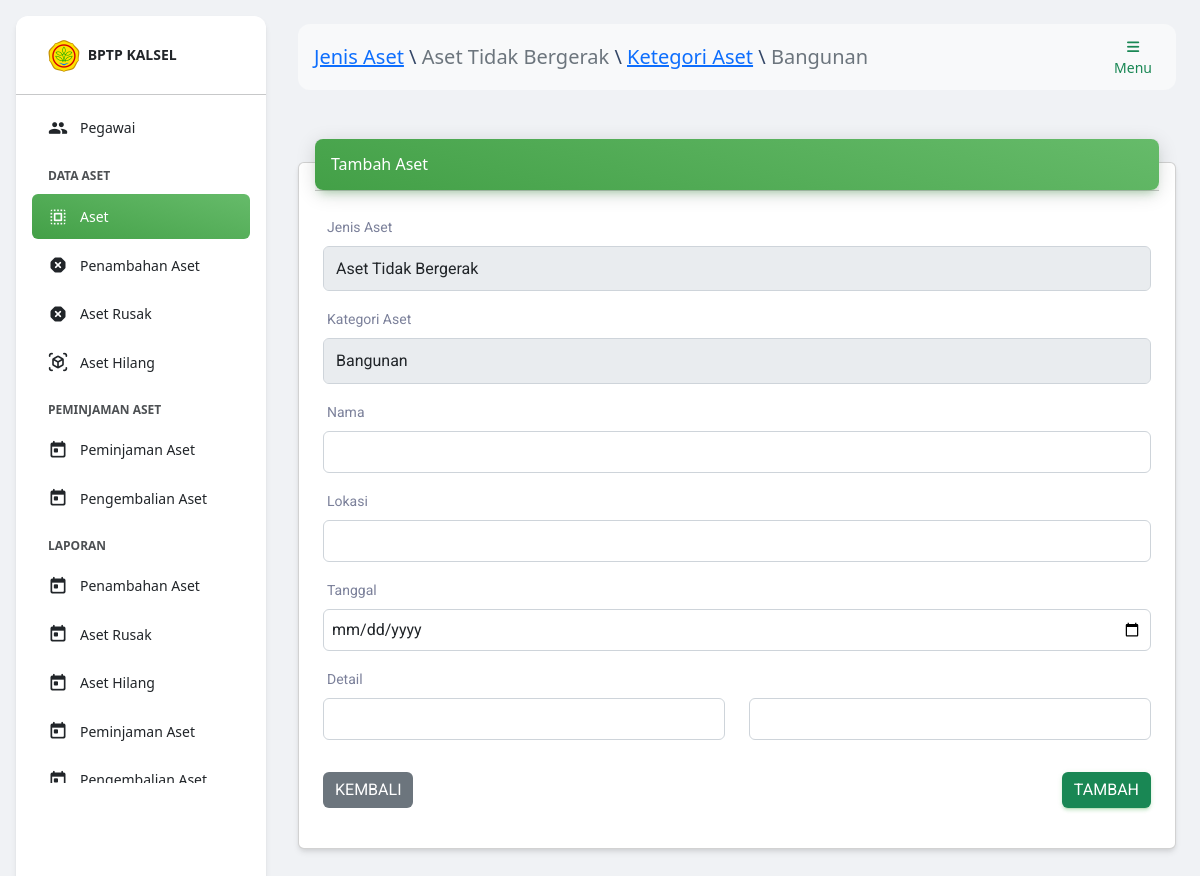
Page /index.php?h=tambah_aset&id_kategori_aset=2&id_jenis_aset=1 (signed in) on the committed database.
### tables this page shows
CREATE TABLE `jenis_aset`(
    id BIGINT UNSIGNED AUTO_INCREMENT,
    nama VARCHAR(255),
    PRIMARY KEY(id)
);

CREATE TABLE `kategori_aset`(
    id BIGINT UNSIGNED AUTO_INCREMENT,
    id_jenis_aset BIGINT UNSIGNED,
    nama VARCHAR(255),
    PRIMARY KEY(id),
    FOREIGN KEY (id_jenis_aset) REFERENCES jenis_aset (id) ON DELETE CASCADE
);

### index.php (the view, shortened to what this page needs)
<?php
include_once('database/koneksi.php');
?>
<!DOCTYPE html>
<html lang="en">
<head>
    <link href="./assets/css/nucleo-icons.css" rel="stylesheet" />
    <link href="./assets/css/nucleo-svg.css" rel="stylesheet" />
    <link id="pagestyle" href="./assets/css/material-dashboard.css?v=3.0.4" rel="stylesheet" />
    <link rel="stylesheet" href="https://cdnjs.cloudflare.com/ajax/libs/twitter-bootstrap/5.2.0/css/bootstrap.min.css">
    <link rel="stylesheet" href="https://cdn.datatables.net/1.12.1/css/dataTables.bootstrap5.min.css">
    <?php include_once('komponen/js.php'); ?>
</head>
<body class="g-sidenav-show bg-gray-200">
    <?php
    if ($_SESSION['user']['status'] == 1 || $_SESSION['user']['status'] == 2 || $_SESSION['user']['status'] == 4) {
        if (isset($_GET['h'])) {
            if (in_array($_GET['h'], ['aset', 'tambah_aset', 'edit_aset', 'detail_aset'])) {
                $jenis_aset = $mysqli->query("SELECT * FROM jenis_aset WHERE id=" . $_GET['id_jenis_aset'])->fetch_assoc();
                $kategori_aset = $mysqli->query("SELECT * FROM kategori_aset WHERE id=" . $_GET['id_kategori_aset'])->fetch_assoc();
                $navbar = "<a href='?h=jenis_aset'>Jenis Aset</a> \\ <span class='text-muted'>" . $jenis_aset['nama'] . "</span> \\ <a href='?h=kategori_aset&id_jenis_aset=" . $jenis_aset['id'] . "'>Ketegori Aset</a> \\ <span class='text-muted'>" . $kategori_aset['nama'] . "</span>";
            }
            if ($_GET['h'] === 'aset') $page = 'halaman/aset/index.php';
            elseif ($_GET['h'] === 'tambah_aset') $page = 'halaman/aset/tambah.php';
            elseif ($_GET['h'] === 'edit_aset') $page = 'halaman/aset/edit.php';
            elseif ($_GET['h'] === 'hapus_aset') $page = 'halaman/aset/hapus.php';
            elseif ($_GET['h'] === 'detail_aset') $page = 'halaman/aset/detail_aset.php';
        }
    }
    ?>
    <?php
    if ($_SESSION['user']['status'] == 1 || $_SESSION['user']['status'] == 2 || $_SESSION['user']['status'] == 4) include_once('komponen/sidebar.php'); ?>
    <main class="main-content position-relative max-height-vh-100 h-100 border-radius-lg ">
        <?php include_once('komponen/navbar.php'); ?>
        <div class="container-fluid py-4">
            <?php
            include_once($page);
            ?>
        </div>
    </main>
</body>
</html>

### halaman/aset/tambah.php (shortened to what this page needs)
<?php
$query = "
    SELECT
        ka.nama kategori_aset,
        ja.nama jenis_aset
    FROM
        kategori_aset ka
    INNER JOIN
        jenis_aset ja
    ON
        ja.id=ka.id_jenis_aset
    WHERE
        ka.id=" . $_GET['id_kategori_aset'] . "
";
$result = $mysqli->query($query)->fetch_assoc();
?>
<div class="container-fluid py-4">
    <div class="row">
        <div class="col-12">
            <div class="card my-4">
                <div class="card-header p-0 position-relative mt-n4 mx-3 z-index-2">
                    <div class="bg-gradient-success shadow-success border-radius-lg p-3 d-flex justify-content-between align-items-center">
                        <h6 class="text-white text-capitalize m-0">Tambah Aset</h6>
                    </div>
                </div>
                <div class="card-body">
                    <form action="" method="POST">
                        <div class="mb-3">
                            <label class="form-label">Jenis Aset</label>
                            <input type="text" class="form-control" disabled value="<?= $result['jenis_aset']; ?>">
                        </div>
                        <div class="mb-3">
                            <label class="form-label">Kategori Aset</label>
                            <input type="text" class="form-control" disabled value="<?= $result['kategori_aset']; ?>">
                        </div>
                        <div class="mb-3">
                            <label for="nama" class="form-label">Nama</label>
                            <input type="text" class="form-control p-2" name="nama" id="nama" autocomplete="off" required>
                        </div>
                        <div class="mb-3">
                            <label for="lokasi" class="form-label">Lokasi</label>
                            <input type="text" class="form-control p-2" name="lokasi" id="lokasi" autocomplete="off" required>
                        </div>
                        <div class="mb-3">
                            <label for="tanggal" class="form-label">Tanggal</label>
                            <input type="date" class="form-control p-2" name="tanggal" id="tanggal" autocomplete="off" required>
                        </div>
                        <div class="mb-3">
                            <label class="form-label">Detail</label>
                            <div class="row" id="detail">
                                <div class="col-6 mb-3">
                                    <input type="text" class="form-control p-2" name="detail[]" autocomplete="off">
                                </div>
                                <div class="col-6 mb-3">
                                    <input type="text" class="form-control p-2" name="detail[]" autocomplete="off">
                                </div>
                            </div>
                        </div>
                        <div class="d-flex justify-content-between">
                            <a href="?h=aset&id_jenis_aset=<?= $_GET['id_jenis_aset'] ?>&id_kategori_aset=<?= $_GET['id_kategori_aset'] ?>" class="btn btn-secondary">Kembali</a>
                            <button type="submit" name="submit" class="btn btn-success">Tambah</button>
                        </div>
                    </form>
                </div>
            </div>
        </div>
    </div>
</div>

### index.php (style rules this page uses)
.btn-secondary, .btn-secondary:hover, .btn-secondary:focus { box-shadow: none; }

### rows in the picture
jenis_aset: nama "Aset Tidak Bergerak"
kategori_aset: nama "Bangunan", id_jenis_aset.nama "Aset Tidak Bergerak"
